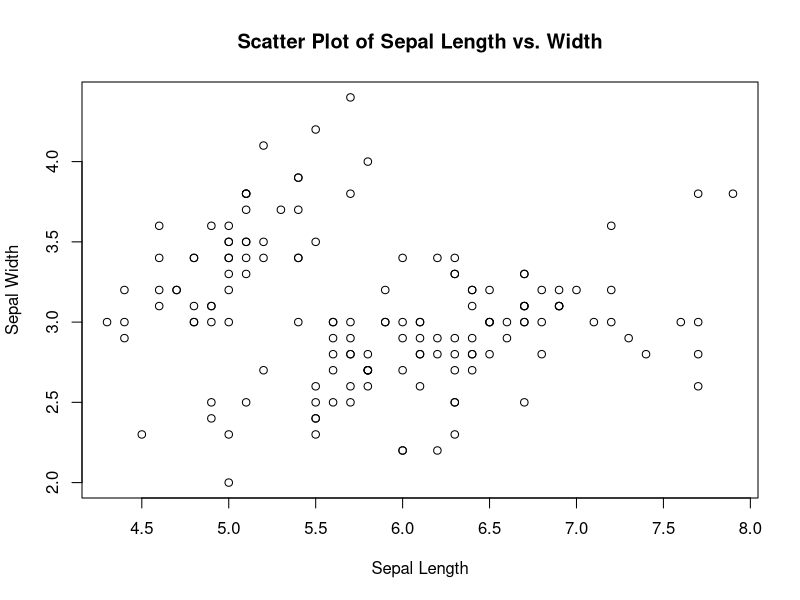
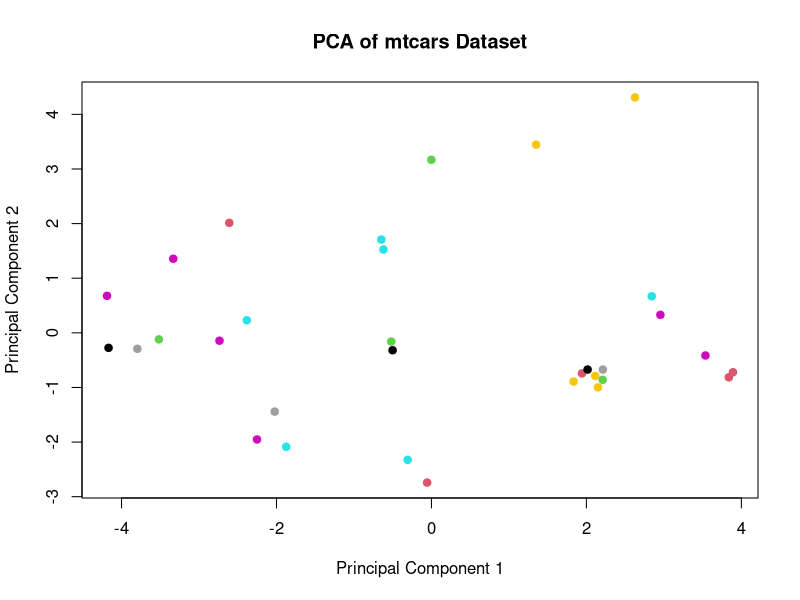

Here is the R script that generated these plots, in order:
#Challenge 1
x <- 10 #create a variable x with value 10
cat("The value of x is:", x) #print x

#Challenge 2
sum_result <- 0 #initialize a variable to hold sum
#for loop with 2 increment increase to go up to 100
for (i in seq(2, 100, by=2)) {
  sum_result <- sum_result + i
} 
cat("The value for all even numbers between 2 and 100 is:", sum_result)

#Challenge 3
recur_factorial <- function(n) {
  if(n <=1) {
    return(1) #this is for 1 or 0 which both return 1
  }
  else {
    return (n * recur_factorial(n-1))
    #recursive case, multiply n with factorial of n-1
  }
}
recur_factorial(5) #call recursive function which prints factorial of passed number

#Challenge 4
input_phrase <- "Nami is a bear." #phrase to start with
vowels <- c("a", "e", "i", "o", "u") #create list of vowels
vowel_count <- 0 #initialize variable for count
input_phrase <- tolower(input_phrase) #change input to all lowercase
for(char in strsplit(input_phrase, "")[[1]]) {
  if(char %in% vowels) {
    vowel_count <- vowel_count + 1 #add to the count if vowel is present
    vowels <- vowels[vowels != char] #remove the counted vowel from the list
  }
}
cat("Number of unique vowels is:", vowel_count)

#Challenge 5
#weighted average calculation
numbers <- c(10, 15, 20, 25, 30) #list of numbers
weights <- c(0.1, 0.2, 0.3, 0.20, 0.2) #list of corresponding weights
weighted_sum <- sum(numbers * weights) #calc weighted sum
total_weight <- sum(weights) #calc total weight
weighted_average <- weighted_sum / total_weight #calc weighted average
cat("Weighted average is:", weighted_average)

#Challenge 6
#calculate summary stats of iris data set
summary(iris)
#scatter plot of sepal length and width
plot(iris$Sepal.Length, iris$Sepal.Width, xlab = "Sepal Length", ylab = "Sepal Width", main = "Scatter Plot of Sepal Length vs. Width")

#Challenge 7
#linear regression model training and prediction
model <- lm(mpg ~ hp, data = mtcars) #train a linear regression model
new_car <- data.frame(hp = 150) #create data frame with 150 hp
predicted_mpg <- predict(model, newdata = new_car) #predict the mpg for the new car
cat("The predicted MPG for a car with 150 hp is:", predicted_mpg) #print predicted mpg

#Challenge 8

#load the iris dataset
data(iris)

#set seed for reproducibility
set.seed(123)

#split the dataset into training and testing sets
sample_indices <- sample(1:nrow(iris), 0.7 * nrow(iris))
train_data <- iris[sample_indices, ]
test_data <- iris[-sample_indices, ]

#load the required library for k-NN
library(class)

#train a k-nn classifier with k=3 using the training set
k <- 3
knn_model <- knn(train_data[, 1:4], test_data[, 1:4], train_data[, 5], k)

#make predictions on the testing set
predicted_species <- levels(train_data[, 5])[knn_model]

#calculate the accuracy of the model
accuracy <- mean(predicted_species == test_data[, 5])
cat("Accuracy of the k-NN model (k =", k, "):", round(accuracy * 100, 2), "%\n")

#Challenge 9
#load the mtcars dataset
data(mtcars)
#standardize the data (center/scale to unit variance)
mtcars_scaled <- scale(mtcars)
#perform pca
pca_result <- prcomp(mtcars_scaled, center = TRUE, scale. = TRUE)
#extract the first 2 principal components
pca_components <- pca_result$x[, 1:2]
#create a scatter plot of the first two principal components
plot(pca_components, pch = 19, col = mtcars$mpg, main = "PCA of mtcars Dataset", xlab = "Principal Component 1", ylab = "Principal Component 2")

#Challenge 10
#load the required libraries
library(e1071)
#load the iris dataset
data(iris)
# preprocessing: splitting the dataset features and target variable
features <- iris[, -5] #exclude species column
target <- iris$Species
#train a naive bayes classifier
nb_model <- naiveBayes(features, target)
#create new data for prediction (example)
new_data <- data.frame (
  Sepal.Length = 5.1,
  Sepal.Width = 3.5,
  Petal.Length = 1.4,
  Petal.Width = 0.2
)
#make a prediction using the trained model
prediction <- predict(nb_model, new_data)
#print predicted category
print(prediction)